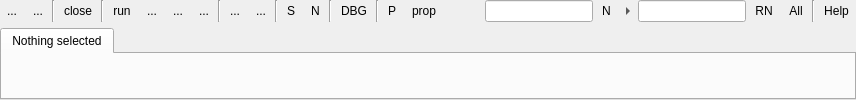
      <widget class="QWidget" name="layoutWidget">
       <layout class="QVBoxLayout">
        <property name="spacing">
         <number>6</number>
        </property>
        <property name="leftMargin">
         <number>0</number>
        </property>
        <property name="topMargin">
         <number>0</number>
        </property>
        <property name="rightMargin">
         <number>0</number>
        </property>
        <property name="bottomMargin">
         <number>0</number>
        </property>
        <item>
         <widget class="QFrame" name="frame_2">
          <property name="sizePolicy">
           <sizepolicy hsizetype="Preferred" vsizetype="Preferred">
            <horstretch>1</horstretch>
            <verstretch>0</verstretch>
           </sizepolicy>
          </property>
          <property name="frameShape">
           <enum>QFrame::NoFrame</enum>
          </property>
          <property name="frameShadow">
           <enum>QFrame::Raised</enum>
          </property>
          <layout class="QHBoxLayout">
           <property name="spacing">
            <number>2</number>
           </property>
           <property name="leftMargin">
            <number>0</number>
           </property>
           <property name="topMargin">
            <number>0</number>
           </property>
           <property name="rightMargin">
            <number>0</number>
           </property>
           <property name="bottomMargin">
            <number>0</number>
           </property>
           <item>
            <widget class="QToolButton" name="backwardButton">
             <property name="text">
              <string>...</string>
             </property>
             <property name="icon">
              <iconset resource="layResources.qrc">
               <normaloff>:/back_16.png</normaloff>:/back_16.png</iconset>
             </property>
             <property name="autoRaise">
              <bool>true</bool>
             </property>
            </widget>
           </item>
           <item>
            <widget class="QToolButton" name="forwardButton">
             <property name="text">
              <string>...</string>
             </property>
             <property name="icon">
              <iconset resource="layResources.qrc">
               <normaloff>:/forward_16.png</normaloff>:/forward_16.png</iconset>
             </property>
             <property name="autoRaise">
              <bool>true</bool>
             </property>
            </widget>
           </item>
           <item>
            <widget class="Line" name="line_6">
             <property name="orientation">
              <enum>Qt::Vertical</enum>
             </property>
            </widget>
           </item>
           <item>
            <widget class="QToolButton" name="closeButton">
             <property name="toolTip">
              <string>&lt;html&gt;&lt;head&gt;&lt;meta name=&quot;qrichtext&quot; content=&quot;1&quot; /&gt;&lt;style type=&quot;text/css&quot;&gt;
p, li { white-space: pre-wrap; }
&lt;/style&gt;&lt;/head&gt;&lt;body style=&quot; font-family:'Sans Serif'; font-size:9pt; font-weight:400; font-style:normal; text-decoration:none;&quot;&gt;
&lt;p style=&quot; margin-top:0px; margin-bottom:0px; margin-left:0px; margin-right:0px; -qt-block-indent:0; text-indent:0px;&quot;&gt;Close tab&lt;/p&gt;&lt;/body&gt;&lt;/html&gt;</string>
             </property>
             <property name="text">
              <string>close</string>
             </property>
             <property name="icon">
              <iconset resource="layResources.qrc">
               <normaloff>:/del.png</normaloff>:/del.png</iconset>
             </property>
             <property name="autoRaise">
              <bool>true</bool>
             </property>
            </widget>
           </item>
           <item>
            <widget class="Line" name="closeButtonSeparator">
             <property name="orientation">
              <enum>Qt::Vertical</enum>
             </property>
            </widget>
           </item>
           <item>
            <widget class="QToolButton" name="runButton">
             <property name="toolTip">
              <string>Run current script (F5)</string>
             </property>
             <property name="text">
              <string>run</string>
             </property>
             <property name="icon">
              <iconset resource="layResources.qrc">
               <normaloff>:/run.png</normaloff>:/run.png</iconset>
             </property>
             <property name="shortcut">
              <string>F5</string>
             </property>
             <property name="autoRaise">
              <bool>true</bool>
             </property>
            </widget>
           </item>
           <item>
            <widget class="QToolButton" name="runThisButton">
             <property name="toolTip">
              <string>Run script from the current tab (Shift+F5)</string>
             </property>
             <property name="text">
              <string>...</string>
             </property>
             <property name="icon">
              <iconset resource="layResources.qrc">
               <normaloff>:/runthis.png</normaloff>:/runthis.png</iconset>
             </property>
             <property name="shortcut">
              <string>Shift+F5</string>
             </property>
             <property name="autoRaise">
              <bool>true</bool>
             </property>
            </widget>
           </item>
           <item>
            <widget class="QToolButton" name="stopButton">
             <property name="toolTip">
              <string>&lt;html&gt;&lt;head&gt;&lt;meta name=&quot;qrichtext&quot; content=&quot;1&quot; /&gt;&lt;style type=&quot;text/css&quot;&gt;
p, li { white-space: pre-wrap; }
&lt;/style&gt;&lt;/head&gt;&lt;body style=&quot; font-family:'Sans Serif'; font-size:9pt; font-weight:400; font-style:normal; text-decoration:none;&quot;&gt;
&lt;p style=&quot; margin-top:0px; margin-bottom:0px; margin-left:0px; margin-right:0px; -qt-block-indent:0; text-indent:0px;&quot;&gt;Stop script&lt;/p&gt;&lt;/body&gt;&lt;/html&gt;</string>
             </property>
             <property name="text">
              <string>...</string>
             </property>
             <property name="icon">
              <iconset resource="layResources.qrc">
               <normaloff>:/stop.png</normaloff>:/stop.png</iconset>
             </property>
             <property name="autoRaise">
              <bool>true</bool>
             </property>
            </widget>
           </item>
           <item>
            <widget class="QToolButton" name="pauseButton">
             <property name="toolTip">
              <string>&lt;html&gt;&lt;head&gt;&lt;meta name=&quot;qrichtext&quot; content=&quot;1&quot; /&gt;&lt;style type=&quot;text/css&quot;&gt;
p, li { white-space: pre-wrap; }
&lt;/style&gt;&lt;/head&gt;&lt;body style=&quot; font-family:'Sans Serif'; font-size:9pt; font-weight:400; font-style:normal; text-decoration:none;&quot;&gt;
&lt;p style=&quot; margin-top:0px; margin-bottom:0px; margin-left:0px; margin-right:0px; -qt-block-indent:0; text-indent:0px;&quot;&gt;Pause script (Ctrl+F5)&lt;/p&gt;&lt;/body&gt;&lt;/html&gt;</string>
             </property>
             <property name="text">
              <string>...</string>
             </property>
             <property name="icon">
              <iconset resource="layResources.qrc">
               <normaloff>:/pause.png</normaloff>:/pause.png</iconset>
             </property>
             <property name="shortcut">
              <string>Ctrl+F5</string>
             </property>
             <property name="autoRaise">
              <bool>true</bool>
             </property>
            </widget>
           </item>
           <item>
            <widget class="Line" name="line_7">
             <property name="orientation">
              <enum>Qt::Vertical</enum>
             </property>
            </widget>
           </item>
           <item>
            <widget class="QToolButton" name="breakpointButton">
             <property name="toolTip">
              <string>&lt;html&gt;&lt;head&gt;&lt;meta name=&quot;qrichtext&quot; content=&quot;1&quot; /&gt;&lt;style type=&quot;text/css&quot;&gt;
p, li { white-space: pre-wrap; }
&lt;/style&gt;&lt;/head&gt;&lt;body style=&quot; font-family:'Sans Serif'; font-size:9pt; font-weight:400; font-style:normal; text-decoration:none;&quot;&gt;
&lt;p style=&quot; margin-top:0px; margin-bottom:0px; margin-left:0px; margin-right:0px; -qt-block-indent:0; text-indent:0px;&quot;&gt;Set breakpoint (F9)&lt;/p&gt;&lt;/body&gt;&lt;/html&gt;</string>
             </property>
             <property name="text">
              <string>...</string>
             </property>
             <property name="icon">
              <iconset resource="layResources.qrc">
               <normaloff>:/breakpoint.png</normaloff>:/breakpoint.png</iconset>
             </property>
             <property name="shortcut">
              <string>F9</string>
             </property>
             <property name="autoRaise">
              <bool>true</bool>
             </property>
            </widget>
           </item>
           <item>
            <widget class="QToolButton" name="clearBreakpointsButton">
             <property name="toolTip">
              <string>&lt;html&gt;&lt;head&gt;&lt;meta name=&quot;qrichtext&quot; content=&quot;1&quot; /&gt;&lt;style type=&quot;text/css&quot;&gt;
p, li { white-space: pre-wrap; }
&lt;/style&gt;&lt;/head&gt;&lt;body style=&quot; font-family:'Sans Serif'; font-size:9pt; font-weight:400; font-style:normal; text-decoration:none;&quot;&gt;
&lt;p style=&quot; margin-top:0px; margin-bottom:0px; margin-left:0px; margin-right:0px; -qt-block-indent:0; text-indent:0px;&quot;&gt;Clear all breakpoints (Ctrl+Shift+F9)&lt;/p&gt;&lt;/body&gt;&lt;/html&gt;</string>
             </property>
             <property name="text">
              <string>...</string>
             </property>
             <property name="icon">
              <iconset resource="layResources.qrc">
               <normaloff>:/clearbreakpoints.png</normaloff>:/clearbreakpoints.png</iconset>
             </property>
             <property name="shortcut">
              <string>Ctrl+Shift+F9</string>
             </property>
             <property name="autoRaise">
              <bool>true</bool>
             </property>
            </widget>
           </item>
           <item>
            <widget class="Line" name="line_9">
             <property name="orientation">
              <enum>Qt::Vertical</enum>
             </property>
            </widget>
           </item>
           <item>
            <widget class="QToolButton" name="singleStepButton">
             <property name="toolTip">
              <string>&lt;html&gt;&lt;head&gt;&lt;meta name=&quot;qrichtext&quot; content=&quot;1&quot; /&gt;&lt;style type=&quot;text/css&quot;&gt;
p, li { white-space: pre-wrap; }
&lt;/style&gt;&lt;/head&gt;&lt;body style=&quot; font-family:'Sans Serif'; font-size:9pt; font-weight:400; font-style:normal; text-decoration:none;&quot;&gt;
&lt;p style=&quot; margin-top:0px; margin-bottom:0px; margin-left:0px; margin-right:0px; -qt-block-indent:0; text-indent:0px;&quot;&gt;Step into procedure (F11)&lt;/p&gt;&lt;/body&gt;&lt;/html&gt;</string>
             </property>
             <property name="text">
              <string>S</string>
             </property>
             <property name="icon">
              <iconset resource="layResources.qrc">
               <normaloff>:/singlestep.png</normaloff>:/singlestep.png</iconset>
             </property>
             <property name="shortcut">
              <string>F11</string>
             </property>
             <property name="autoRaise">
              <bool>true</bool>
             </property>
            </widget>
           </item>
           <item>
            <widget class="QToolButton" name="nextStepButton">
             <property name="toolTip">
              <string>&lt;html&gt;&lt;head&gt;&lt;meta name=&quot;qrichtext&quot; content=&quot;1&quot; /&gt;&lt;style type=&quot;text/css&quot;&gt;
p, li { white-space: pre-wrap; }
&lt;/style&gt;&lt;/head&gt;&lt;body style=&quot; font-family:'Sans Serif'; font-size:9pt; font-weight:400; font-style:normal; text-decoration:none;&quot;&gt;
&lt;p style=&quot; margin-top:0px; margin-bottom:0px; margin-left:0px; margin-right:0px; -qt-block-indent:0; text-indent:0px;&quot;&gt;Step over procedure or block (F10)&lt;/p&gt;&lt;/body&gt;&lt;/html&gt;</string>
             </property>
             <property name="text">
              <string>N</string>
             </property>
             <property name="icon">
              <iconset resource="layResources.qrc">
               <normaloff>:/nextstep.png</normaloff>:/nextstep.png</iconset>
             </property>
             <property name="shortcut">
              <string>F10</string>
             </property>
             <property name="autoRaise">
              <bool>true</bool>
             </property>
            </widget>
           </item>
           <item>
            <widget class="Line" name="line_8">
             <property name="orientation">
              <enum>Qt::Vertical</enum>
             </property>
            </widget>
           </item>
           <item>
            <widget class="QToolButton" name="dbgOn">
             <property name="toolTip">
              <string>&lt;html&gt;&lt;head&gt;&lt;meta name=&quot;qrichtext&quot; content=&quot;1&quot; /&gt;&lt;style type=&quot;text/css&quot;&gt;
p, li { white-space: pre-wrap; }
&lt;/style&gt;&lt;/head&gt;&lt;body style=&quot; font-family:'Sans Serif'; font-size:9pt; font-weight:400; font-style:normal; text-decoration:none;&quot;&gt;
&lt;p style=&quot; margin-top:0px; margin-bottom:0px; margin-left:0px; margin-right:0px; -qt-block-indent:0; text-indent:0px;&quot;&gt;Enable or disable debugging&lt;/p&gt;&lt;/body&gt;&lt;/html&gt;</string>
             </property>
             <property name="text">
              <string>DBG</string>
             </property>
             <property name="icon">
              <iconset resource="layResources.qrc">
               <normaloff>:/debug.png</normaloff>:/debug.png</iconset>
             </property>
             <property name="checkable">
              <bool>true</bool>
             </property>
             <property name="autoRaise">
              <bool>true</bool>
             </property>
            </widget>
           </item>
           <item>
            <widget class="Line" name="line_3">
             <property name="orientation">
              <enum>Qt::Vertical</enum>
             </property>
            </widget>
           </item>
           <item>
            <widget class="QToolButton" name="propertiesButton">
             <property name="toolTip">
              <string>&lt;html&gt;&lt;head&gt;&lt;meta name=&quot;qrichtext&quot; content=&quot;1&quot; /&gt;&lt;style type=&quot;text/css&quot;&gt;
p, li { white-space: pre-wrap; }
&lt;/style&gt;&lt;/head&gt;&lt;body style=&quot; font-family:'Sans Serif'; font-size:9pt; font-weight:400; font-style:normal; text-decoration:none;&quot;&gt;
&lt;p style=&quot; margin-top:0px; margin-bottom:0px; margin-left:0px; margin-right:0px; -qt-block-indent:0; text-indent:0px;&quot;&gt;Edit properties of macro&lt;/p&gt;&lt;/body&gt;&lt;/html&gt;</string>
             </property>
             <property name="text">
              <string>P</string>
             </property>
             <property name="icon">
              <iconset resource="layResources.qrc">
               <normaloff>:/properties.png</normaloff>:/properties.png</iconset>
             </property>
             <property name="autoRaise">
              <bool>true</bool>
             </property>
            </widget>
           </item>
           <item>
            <widget class="QToolButton" name="setupButton">
             <property name="toolTip">
              <string>&lt;html&gt;&lt;head&gt;&lt;meta name=&quot;qrichtext&quot; content=&quot;1&quot; /&gt;&lt;style type=&quot;text/css&quot;&gt;
p, li { white-space: pre-wrap; }
&lt;/style&gt;&lt;/head&gt;&lt;body style=&quot; font-family:'Sans Serif'; font-size:9pt; font-weight:400; font-style:normal; text-decoration:none;&quot;&gt;
&lt;p style=&quot; margin-top:0px; margin-bottom:0px; margin-left:0px; margin-right:0px; -qt-block-indent:0; text-indent:0px;&quot;&gt;Setup colors, formats, debugger&lt;/p&gt;&lt;/body&gt;&lt;/html&gt;</string>
             </property>
             <property name="text">
              <string>prop</string>
             </property>
             <property name="icon">
              <iconset resource="layResources.qrc">
               <normaloff>:/setup.png</normaloff>:/setup.png</iconset>
             </property>
             <property name="autoRaise">
              <bool>true</bool>
             </property>
            </widget>
           </item>
           <item>
            <spacer>
             <property name="orientation">
              <enum>Qt::Horizontal</enum>
             </property>
             <property name="sizeHint" stdset="0">
              <size>
               <width>40</width>
               <height>20</height>
              </size>
             </property>
            </spacer>
           </item>
           <item>
            <widget class="lay::DecoratedLineEdit" name="searchEditBox"/>
           </item>
           <item>
            <widget class="QToolButton" name="findNextButton">
             <property name="toolTip">
              <string>&lt;html&gt;&lt;head&gt;&lt;meta name=&quot;qrichtext&quot; content=&quot;1&quot; /&gt;&lt;style type=&quot;text/css&quot;&gt;
p, li { white-space: pre-wrap; }
&lt;/style&gt;&lt;/head&gt;&lt;body style=&quot; font-family:'Sans Serif'; font-size:9pt; font-weight:400; font-style:normal; text-decoration:none;&quot;&gt;
&lt;p style=&quot; margin-top:0px; margin-bottom:0px; margin-left:0px; margin-right:0px; -qt-block-indent:0; text-indent:0px;&quot;&gt;Find next&lt;/p&gt;&lt;/body&gt;&lt;/html&gt;</string>
             </property>
             <property name="text">
              <string>N</string>
             </property>
             <property name="icon">
              <iconset resource="layResources.qrc">
               <normaloff>:/find.png</normaloff>:/find.png</iconset>
             </property>
             <property name="shortcut">
              <string>F3</string>
             </property>
             <property name="autoRaise">
              <bool>true</bool>
             </property>
            </widget>
           </item>
           <item>
            <widget class="QToolButton" name="replaceModeButton">
             <property name="sizePolicy">
              <sizepolicy hsizetype="Fixed" vsizetype="Preferred">
               <horstretch>0</horstretch>
               <verstretch>0</verstretch>
              </sizepolicy>
             </property>
             <property name="minimumSize">
              <size>
               <width>16</width>
               <height>8</height>
              </size>
             </property>
             <property name="toolTip">
              <string>&lt;html&gt;&lt;head&gt;&lt;meta name=&quot;qrichtext&quot; content=&quot;1&quot; /&gt;&lt;style type=&quot;text/css&quot;&gt;
p, li { white-space: pre-wrap; }
&lt;/style&gt;&lt;/head&gt;&lt;body style=&quot; font-family:'Sans Serif'; font-size:9pt; font-weight:400; font-style:normal; text-decoration:none;&quot;&gt;
&lt;p style=&quot; margin-top:0px; margin-bottom:0px; margin-left:0px; margin-right:0px; -qt-block-indent:0; text-indent:0px;&quot;&gt;Show replace mode&lt;/p&gt;&lt;/body&gt;&lt;/html&gt;</string>
             </property>
             <property name="text">
              <string>...</string>
             </property>
             <property name="iconSize">
              <size>
               <width>8</width>
               <height>8</height>
              </size>
             </property>
             <property name="shortcut">
              <string>Ctrl+H</string>
             </property>
             <property name="autoRaise">
              <bool>true</bool>
             </property>
             <property name="arrowType">
              <enum>Qt::RightArrow</enum>
             </property>
            </widget>
           </item>
           <item>
            <widget class="QFrame" name="replaceFrame">
             <property name="frameShape">
              <enum>QFrame::NoFrame</enum>
             </property>
             <property name="frameShadow">
              <enum>QFrame::Raised</enum>
             </property>
             <layout class="QHBoxLayout">
              <property name="spacing">
               <number>2</number>
              </property>
              <property name="leftMargin">
               <number>0</number>
              </property>
              <property name="topMargin">
               <number>0</number>
              </property>
              <property name="rightMargin">
               <number>0</number>
              </property>
              <property name="bottomMargin">
               <number>0</number>
              </property>
              <item>
               <widget class="lay::DecoratedLineEdit" name="replaceText"/>
              </item>
              <item>
               <widget class="QToolButton" name="replaceNextButton">
                <property name="toolTip">
                 <string>&lt;html&gt;&lt;head&gt;&lt;meta name=&quot;qrichtext&quot; content=&quot;1&quot; /&gt;&lt;style type=&quot;text/css&quot;&gt;
p, li { white-space: pre-wrap; }
&lt;/style&gt;&lt;/head&gt;&lt;body style=&quot; font-family:'Sans Serif'; font-size:9pt; font-weight:400; font-style:normal; text-decoration:none;&quot;&gt;
&lt;p style=&quot; margin-top:0px; margin-bottom:0px; margin-left:0px; margin-right:0px; -qt-block-indent:0; text-indent:0px;&quot;&gt;Replace and find next&lt;/p&gt;&lt;/body&gt;&lt;/html&gt;</string>
                </property>
                <property name="text">
                 <string>RN</string>
                </property>
                <property name="icon">
                 <iconset resource="layResources.qrc">
                  <normaloff>:/replace.png</normaloff>:/replace.png</iconset>
                </property>
                <property name="shortcut">
                 <string/>
                </property>
                <property name="autoRaise">
                 <bool>true</bool>
                </property>
               </widget>
              </item>
              <item>
               <widget class="QToolButton" name="replaceAllButton">
                <property name="toolTip">
                 <string>&lt;html&gt;&lt;head&gt;&lt;meta name=&quot;qrichtext&quot; content=&quot;1&quot; /&gt;&lt;style type=&quot;text/css&quot;&gt;
p, li { white-space: pre-wrap; }
&lt;/style&gt;&lt;/head&gt;&lt;body style=&quot; font-family:'Sans Serif'; font-size:9pt; font-weight:400; font-style:normal; text-decoration:none;&quot;&gt;
&lt;p style=&quot; margin-top:0px; margin-bottom:0px; margin-left:0px; margin-right:0px; -qt-block-indent:0; text-indent:0px;&quot;&gt;Replace all&lt;/p&gt;&lt;/body&gt;&lt;/html&gt;</string>
                </property>
                <property name="text">
                 <string>All</string>
                </property>
                <property name="icon">
                 <iconset resource="layResources.qrc">
                  <normaloff>:/replace_all.png</normaloff>:/replace_all.png</iconset>
                </property>
                <property name="autoRaise">
                 <bool>true</bool>
                </property>
               </widget>
              </item>
             </layout>
            </widget>
           </item>
           <item>
            <widget class="Line" name="line_2">
             <property name="orientation">
              <enum>Qt::Vertical</enum>
             </property>
            </widget>
           </item>
           <item>
            <widget class="QToolButton" name="helpButton">
             <property name="text">
              <string>Help</string>
             </property>
             <property name="icon">
              <iconset resource="layResources.qrc">
               <normaloff>:/help.png</normaloff>:/help.png</iconset>
             </property>
             <property name="shortcut">
              <string/>
             </property>
             <property name="checkable">
              <bool>false</bool>
             </property>
             <property name="autoRaise">
              <bool>true</bool>
             </property>
            </widget>
           </item>
          </layout>
         </widget>
        </item>
        <item>
         <widget class="QFrame" name="frame_6">
          <property name="sizePolicy">
           <sizepolicy hsizetype="Preferred" vsizetype="Preferred">
            <horstretch>0</horstretch>
            <verstretch>2</verstretch>
           </sizepolicy>
          </property>
          <property name="frameShape">
           <enum>QFrame::NoFrame</enum>
          </property>
          <property name="frameShadow">
           <enum>QFrame::Raised</enum>
          </property>
          <layout class="QHBoxLayout">
           <property name="spacing">
            <number>6</number>
           </property>
           <property name="leftMargin">
            <number>0</number>
           </property>
           <property name="topMargin">
            <number>0</number>
           </property>
           <property name="rightMargin">
            <number>0</number>
           </property>
           <property name="bottomMargin">
            <number>0</number>
           </property>
           <item>
            <widget class="QSplitter" name="splitter_7">
             <property name="orientation">
              <enum>Qt::Horizontal</enum>
             </property>
             <property name="childrenCollapsible">
              <bool>false</bool>
             </property>
             <widget class="QTabWidget" name="tabWidget">
              <property name="sizePolicy">
               <sizepolicy hsizetype="Expanding" vsizetype="Expanding">
                <horstretch>1</horstretch>
                <verstretch>1</verstretch>
               </sizepolicy>
              </property>
              <widget class="QWidget" name="tab_2">
               <attribute name="title">
                <string>Nothing selected</string>
               </attribute>
              </widget>
             </widget>
            </widget>
           </item>
          </layout>
         </widget>
        </item>
       </layout>
      </widget>
